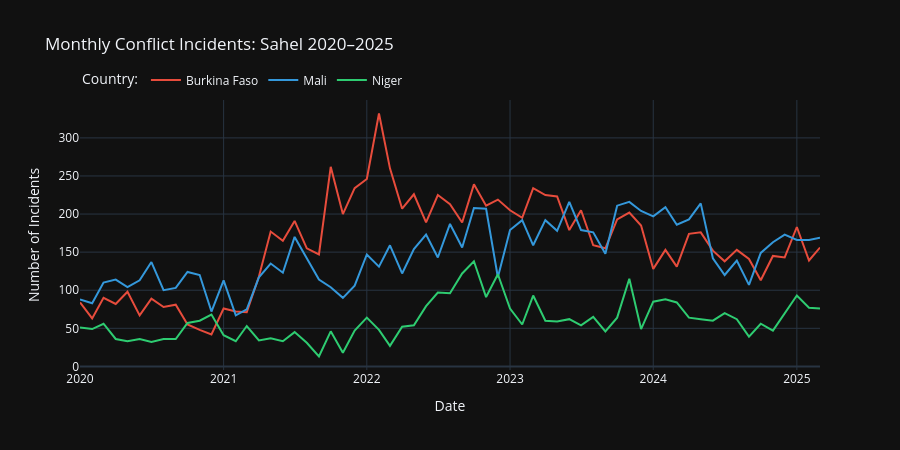

Source (notebook cell):
### Markdown cell above
## 1. Monthly Evolution of Incidents
---
We start by aggregating incidents at the **monthly level per country** to observe 
the overall conflict trajectory across the three Sahel nations.

**Key questions:**
- Which country shows the highest conflict intensity?
- Are there visible seasonal patterns?
- When did the major escalations occur?

### Code cell
# --- Monthly aggregation per country
monthly = (
    df.groupby(["year_month", "country"])
    .agg(
        incidents  = ("event_id_cnty", "count"),
        fatalities = ("fatalities",    "sum"),
    )
    .reset_index()
)
monthly["year_month_dt"] = pd.to_datetime(monthly["year_month"])
monthly = monthly.sort_values("year_month_dt")

# --- Plot
fig = px.line(
    monthly,
    x="year_month_dt",
    y="incidents",
    color="country",
    title="Monthly Conflict Incidents: Sahel 2020–2025",
    labels={
        "year_month_dt": "Date",
        "incidents":     "Number of Incidents",
        "country":       "Country:",
    },
    color_discrete_map={
        "Burkina Faso": "#e74c3c",
        "Mali":         "#3498db",
        "Niger":        "#2ecc71",
    },
    template="plotly_dark",
)

fig.update_layout(
    hovermode="x unified",
    legend=dict(orientation="h", yanchor="bottom", y=1.02),
    height=450,
)
fig.show()

### Figure 1 — Plotly figure (JSON) as saved in the notebook; plotly's stock layout.template omitted (floating-point values rounded to 4 significant figures)
{"data": [{"hovertemplate": "Country:=Burkina Faso<br>Date=%{x}<br>Number of Incidents=%{y}<extra></extra>", "legendgroup": "Burkina Faso", "line": {"color": "#e74c3c", "dash": "solid"}, "marker": {"symbol": "circle"}, "mode": "lines", "name": "Burkina Faso", "orientation": "v", "showlegend": true, "type": "scatter", "x": ["2020-01-01T00:00:00", "2020-02-01T00:00:00", "2020-03-01T00:00:00", "2020-04-01T00:00:00", "2020-05-01T00:00:00", "2020-06-01T00:00:00", "2020-07-01T00:00:00", "2020-08-01T00:00:00", "2020-09-01T00:00:00", "2020-10-01T00:00:00", "2020-11-01T00:00:00", "2020-12-01T00:00:00", "2021-01-01T00:00:00", "2021-02-01T00:00:00", "2021-03-01T00:00:00", "2021-04-01T00:00:00", "2021-05-01T00:00:00", "2021-06-01T00:00:00", "2021-07-01T00:00:00", "2021-08-01T00:00:00", "2021-09-01T00:00:00", "2021-10-01T00:00:00", "2021-11-01T00:00:00", "2021-12-01T00:00:00", "2022-01-01T00:00:00", "2022-02-01T00:00:00", "2022-03-01T00:00:00", "2022-04-01T00:00:00", "2022-05-01T00:00:00", "2022-06-01T00:00:00", "2022-07-01T00:00:00", "2022-08-01T00:00:00", "2022-09-01T00:00:00", "2022-10-01T00:00:00", "2022-11-01T00:00:00", "2022-12-01T00:00:00", "2023-01-01T00:00:00", "2023-02-01T00:00:00", "2023-03-01T00:00:00", "2023-04-01T00:00:00", "2023-05-01T00:00:00", "2023-06-01T00:00:00", "2023-07-01T00:00:00", "2023-08-01T00:00:00", "2023-09-01T00:00:00", "2023-10-01T00:00:00", "2023-11-01T00:00:00", "2023-12-01T00:00:00", "2024-01-01T00:00:00", "2024-02-01T00:00:00", "2024-03-01T00:00:00", "2024-04-01T00:00:00", "2024-05-01T00:00:00", "2024-06-01T00:00:00", "2024-07-01T00:00:00", "2024-08-01T00:00:00", "2024-09-01T00:00:00", "2024-10-01T00:00:00", "2024-11-01T00:00:00", "2024-12-01T00:00:00", "2025-01-01T00:00:00", "2025-02-01T00:00:00", "2025-03-01T00:00:00"], "xaxis": "x", "y": [84, 63, 90, 82, 98, 67, 89, 78, 81, 55, 48, 42, 76, 72, 71, 118, 177, 165, 191, 155, 147, 262, 200, 234, 246, 332, 260, 207, 226, 189, 225, 213, 189, 239, 211, 219, 205, 195, 234, 225, 223, 179, 205, 159, 155, 193, 202, 185, 128, 153, 131, 174, 176, 152, 138, 153, 141, 113, 145, 143, 183, 139, 156], "yaxis": "y"}, {"hovertemplate": "Country:=Mali<br>Date=%{x}<br>Number of Incidents=%{y}<extra></extra>", "legendgroup": "Mali", "line": {"color": "#3498db", "dash": "solid"}, "marker": {"symbol": "circle"}, "mode": "lines", "name": "Mali", "orientation": "v", "showlegend": true, "type": "scatter", "x": ["2020-01-01T00:00:00", "2020-02-01T00:00:00", "2020-03-01T00:00:00", "2020-04-01T00:00:00", "2020-05-01T00:00:00", "2020-06-01T00:00:00", "2020-07-01T00:00:00", "2020-08-01T00:00:00", "2020-09-01T00:00:00", "2020-10-01T00:00:00", "2020-11-01T00:00:00", "2020-12-01T00:00:00", "2021-01-01T00:00:00", "2021-02-01T00:00:00", "2021-03-01T00:00:00", "2021-04-01T00:00:00", "2021-05-01T00:00:00", "2021-06-01T00:00:00", "2021-07-01T00:00:00", "2021-08-01T00:00:00", "2021-09-01T00:00:00", "2021-10-01T00:00:00", "2021-11-01T00:00:00", "2021-12-01T00:00:00", "2022-01-01T00:00:00", "2022-02-01T00:00:00", "2022-03-01T00:00:00", "2022-04-01T00:00:00", "2022-05-01T00:00:00", "2022-06-01T00:00:00", "2022-07-01T00:00:00", "2022-08-01T00:00:00", "2022-09-01T00:00:00", "2022-10-01T00:00:00", "2022-11-01T00:00:00", "2022-12-01T00:00:00", "2023-01-01T00:00:00", "2023-02-01T00:00:00", "2023-03-01T00:00:00", "2023-04-01T00:00:00", "2023-05-01T00:00:00", "2023-06-01T00:00:00", "2023-07-01T00:00:00", "2023-08-01T00:00:00", "2023-09-01T00:00:00", "2023-10-01T00:00:00", "2023-11-01T00:00:00", "2023-12-01T00:00:00", "2024-01-01T00:00:00", "2024-02-01T00:00:00", "2024-03-01T00:00:00", "2024-04-01T00:00:00", "2024-05-01T00:00:00", "2024-06-01T00:00:00", "2024-07-01T00:00:00", "2024-08-01T00:00:00", "2024-09-01T00:00:00", "2024-10-01T00:00:00", "2024-11-01T00:00:00", "2024-12-01T00:00:00", "2025-01-01T00:00:00", "2025-02-01T00:00:00", "2025-03-01T00:00:00"], "xaxis": "x", "y": [88, 83, 110, 114, 104, 113, 137, 100, 103, 124, 120, 72, 113, 67, 75, 117, 135, 123, 170, 141, 114, 104, 90, 106, 147, 131, 159, 122, 154, 173, 143, 187, 156, 208, 207, 117, 179, 192, 159, 192, 178, 216, 179, 176, 148, 211, 216, 204, 197, 209, 186, 193, 214, 142, 120, 139, 107, 149, 163, 173, 166, 166, 169], "yaxis": "y"}, {"hovertemplate": "Country:=Niger<br>Date=%{x}<br>Number of Incidents=%{y}<extra></extra>", "legendgroup": "Niger", "line": {"color": "#2ecc71", "dash": "solid"}, "marker": {"symbol": "circle"}, "mode": "lines", "name": "Niger", "orientation": "v", "showlegend": true, "type": "scatter", "x": ["2020-01-01T00:00:00", "2020-02-01T00:00:00", "2020-03-01T00:00:00", "2020-04-01T00:00:00", "2020-05-01T00:00:00", "2020-06-01T00:00:00", "2020-07-01T00:00:00", "2020-08-01T00:00:00", "2020-09-01T00:00:00", "2020-10-01T00:00:00", "2020-11-01T00:00:00", "2020-12-01T00:00:00", "2021-01-01T00:00:00", "2021-02-01T00:00:00", "2021-03-01T00:00:00", "2021-04-01T00:00:00", "2021-05-01T00:00:00", "2021-06-01T00:00:00", "2021-07-01T00:00:00", "2021-08-01T00:00:00", "2021-09-01T00:00:00", "2021-10-01T00:00:00", "2021-11-01T00:00:00", "2021-12-01T00:00:00", "2022-01-01T00:00:00", "2022-02-01T00:00:00", "2022-03-01T00:00:00", "2022-04-01T00:00:00", "2022-05-01T00:00:00", "2022-06-01T00:00:00", "2022-07-01T00:00:00", "2022-08-01T00:00:00", "2022-09-01T00:00:00", "2022-10-01T00:00:00", "2022-11-01T00:00:00", "2022-12-01T00:00:00", "2023-01-01T00:00:00", "2023-02-01T00:00:00", "2023-03-01T00:00:00", "2023-04-01T00:00:00", "2023-05-01T00:00:00", "2023-06-01T00:00:00", "2023-07-01T00:00:00", "2023-08-01T00:00:00", "2023-09-01T00:00:00", "2023-10-01T00:00:00", "2023-11-01T00:00:00", "2023-12-01T00:00:00", "2024-01-01T00:00:00", "2024-02-01T00:00:00", "2024-03-01T00:00:00", "2024-04-01T00:00:00", "2024-05-01T00:00:00", "2024-06-01T00:00:00", "2024-07-01T00:00:00", "2024-08-01T00:00:00", "2024-09-01T00:00:00", "2024-10-01T00:00:00", "2024-11-01T00:00:00", "2024-12-01T00:00:00", "2025-01-01T00:00:00", "2025-02-01T00:00:00", "2025-03-01T00:00:00"], "xaxis": "x", "y": [51, 49, 56, 36, 33, 36, 32, 36, 36, 57, 60, 68, 41, 33, 53, 34, 37, 33, 45, 31, 13, 46, 18, 47, 64, 48, 27, 52, 54, 79, 97, 96, 122, 138, 91, 121, 76, 55, 93, 60, 59, 62, 54, 65, 46, 64, 115, 49, 85, 88, 84, 64, 62, 60, 70, 62, 39, 56, 47, 69, 93, 77, 76], "yaxis": "y"}], "layout": {"height": 450, "hovermode": "x unified", "legend": {"orientation": "h", "title": {"text": "Country:"}, "tracegroupgap": 0, "y": 1.02, "yanchor": "bottom"}, "title": {"text": "Monthly Conflict Incidents: Sahel 2020–2025"}, "xaxis": {"anchor": "y", "domain": [0, 1], "title": {"text": "Date"}}, "yaxis": {"anchor": "x", "domain": [0, 1], "title": {"text": "Number of Incidents"}}}}
